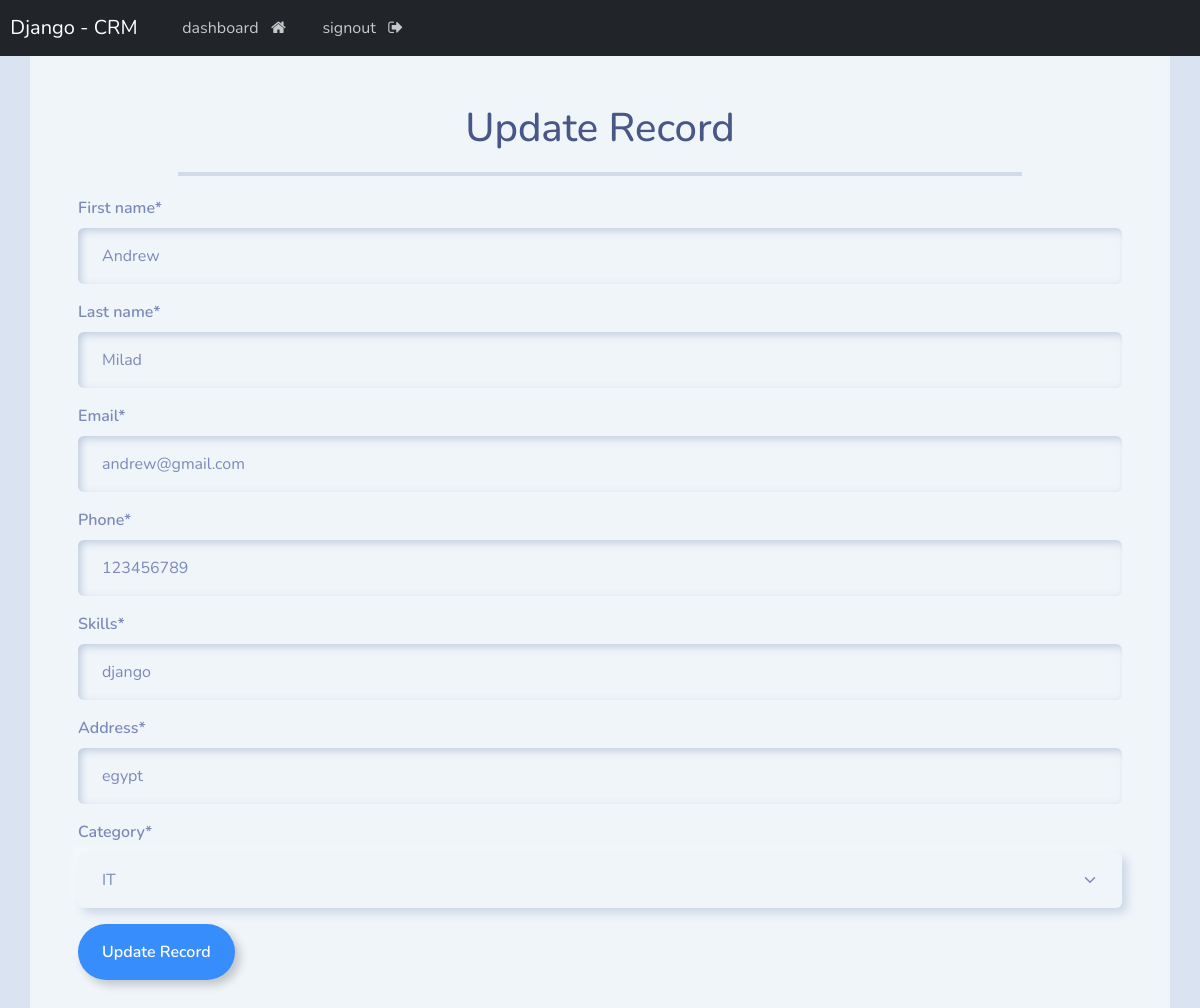
Page /update/4/ (signed in) on the committed database.
### web_app/models.py (models this page shows, shortened)
class Records(models.Model):
    first_name = models.CharField(max_length=200)
    last_name = models.CharField(max_length=200)
    email = models.EmailField()
    category = models.ForeignKey(Category, on_delete=models.CASCADE)
    skills = models.CharField(max_length=200)
    phone = models.IntegerField()
    address = models.CharField(max_length=200)
    created_at = models.DateTimeField(auto_now_add=True)
    class Meta:
        ordering = ['-created_at']

### web_app/views.py (the view)
# urls.py: path('update/<int:record_id>/', views.update_record, name='update_record'),
@login_required(login_url='login')
def update_record(request, record_id):
    record = get_object_or_404(Records, id=record_id)
    form = UpdateRecordForm(instance=record)
    if request.method == 'POST':
        form = UpdateRecordForm(request.POST, instance=record)
        if form.is_valid():
            form.save()
            messages.success(request, 'Record updated successfully!')
            return redirect('dashboard')
    else:
        form = UpdateRecordForm(instance=record)
    context = {'form':form}
    return render(request, 'web/update_record.html', context)

### web_app/forms.py
class UpdateRecordForm(forms.ModelForm):
    class Meta:
        model = Records
        fields = ['first_name', 'last_name', 'email', 'phone', 'skills', 'address', 'category']

### web_app/models.py (called while the page is built)
    def __str__(self):
        return self.name

### templates/web/update_record.html (shortened to what this page needs)
{% extends 'base.html' %}
{% load crispy_forms_tags %}
{% block content %}
<div class="container bg-light shadow-md p-5 form-layout ">
<h1 class="text-center"> Update Record </h1>
<hr style="border: 2px solid; margin: 20px 100px;">
<form method="POST", autocomplete="off">
    {{ form|crispy }}
    <button type="submit" class="btn btn-outline-primary">Update Record</button>
</form>
</div>
{% endblock %}

### rows in the picture
Records: first_name "Andrew", last_name "Milad", email "andrew@gmail.com", phone "123456789", skills "django", address "egypt", category "IT"
